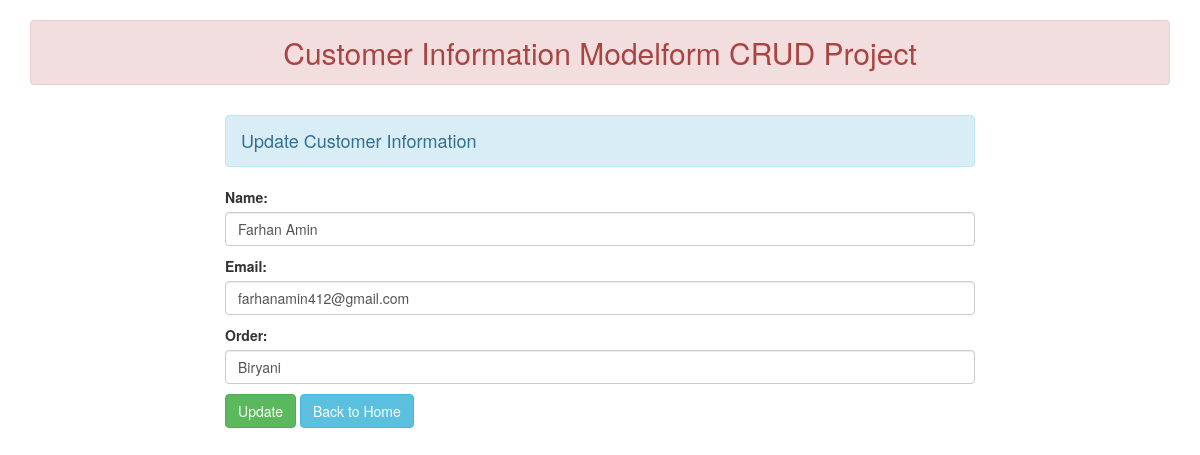
The app's page /FetchData/1/ with its own data.
### FetchData/models.py (models this page shows)
class CustomerDetails(models.Model):
    name = models.CharField(max_length=70)
    Email = models.EmailField(max_length=100)
    DateTime = models.CharField(max_length=70)
    Order = models.CharField(max_length=10000)

### FetchData/views.py (the view)
# urls.py: path('<int:id>/',views.update_data_Customer,name="updatedataCustomer"),
def update_data_Customer(request,id):
    if request.method == 'POST':
        pid = CustomerDetails.objects.get(pk=id)
        fm = CustomerDetailsRegistration(request.POST, instance=pid)
        if fm.is_valid():
            fm.save()
    else:
        pid = CustomerDetails.objects.get(pk=id)
        fm = CustomerDetailsRegistration(instance=pid)
    return render(request,'FetchData/UpdateCustomer.html',{'form':fm})

### FetchData/forms.py
class CustomerDetailsRegistration(forms.ModelForm):
    class Meta:
        model = CustomerDetails
        fields = ['name','Email','Order']
        widgets = {
            'name': forms.TextInput(attrs={'class':'form-control'}),
            'Email': forms.EmailInput(attrs={'class':'form-control'}),
            'Order': forms.TextInput(attrs={'class':'form-control'})
        }

### templates/FetchData/UpdateCustomer.html (shortened to what this page needs)
{% extends 'FetchData/base.html' %}
{% block header %}
<h2 class="text-center alert alert-danger">Customer Information Modelform CRUD Project</h2>
{% endblock header %}
{% block content %}
    <div class="row">
        <div class="col-sm-8 col-sm-offset-2">
            <h4 class="alert alert-info">Update Customer Information</h4>
            <form action="" method="POST">
                {{form.as_p}}
                <input type="submit" class="btn btn-success" value="Update">
                <a href="{% url 'AddandShowCustomer' %}" class="btn btn-info">Back to Home</a>
            </form>
        </div>
    </div>
{% endblock content %}

### templates/FetchData/base.html (shortened to what this page needs)
{% load static %}
<!DOCTYPE html>
<html lang="en">
<head>
    <link rel="stylesheet" href="{% static 'css/bootstrap.min.css' %}">
</head>
<body>
    <div class="container mt-5">
        {% block header %}{% endblock header %}
        {% block content %}
        {% endblock content %}
    </div>
</body>
</html>

### records on screen
CustomerDetails: name "Farhan Amin", Email "farhanamin412@gmail.com", Order "Biryani"
